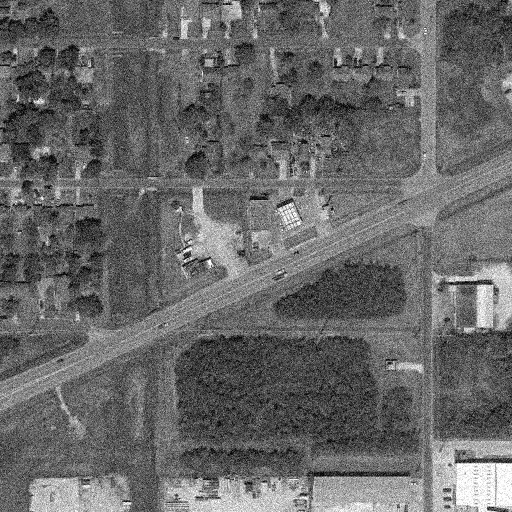
#> input picture data/Task1_ImageA.jpg, 512 x 512 px
$ python fourier_spectrum_analysis.py
#> lines starting #> are read from the running program, lines starting #| are printed output that depends on the picture
import numpy as np
import matplotlib.pyplot as plt
from skimage import img_as_float64, img_as_ubyte, io
from scipy.ndimage import uniform_filter, gaussian_filter1d

def compute_fft(img):
    # Apply 2D Fourier Transform
    F = np.fft.fft2(img)  # 2D FFT
    F_shifted = np.fft.fftshift(F)  # Shift zero frequency to center
    return F_shifted

def magnitude_spectrum(F):
    # Compute magnitude spectrum (log scale for visualization)
    magnitude_spectrum = np.log1p(np.abs(F))
    return magnitude_spectrum

def phase_spectrum(F):
    # Return phase spectrum
    return np.angle(F)

def local_var(img):
    # Local variance map
    local_mean = uniform_filter(img, size=3)
    local_sq_mean = uniform_filter(img ** 2, size=3)
    local_var = local_sq_mean - local_mean ** 2
    return local_var

def CV(img):
    # Coefficient of variation: sigma/mu
    local_mean = uniform_filter(img, size=3)
    local_sq_mean = uniform_filter(img ** 2, size=3)
    local_var = local_sq_mean - local_mean ** 2
    return np.sqrt(local_var) / local_mean

# Load data
img_A = img_as_float64(io.imread('data/Task1_ImageA.jpg', as_gray=True))
#> img_A: shape (512, 512) float64; min 0, max 1, mean 0.409
img_B = img_as_float64(io.imread('data/Task1_ImageB.jpg', as_gray=True))
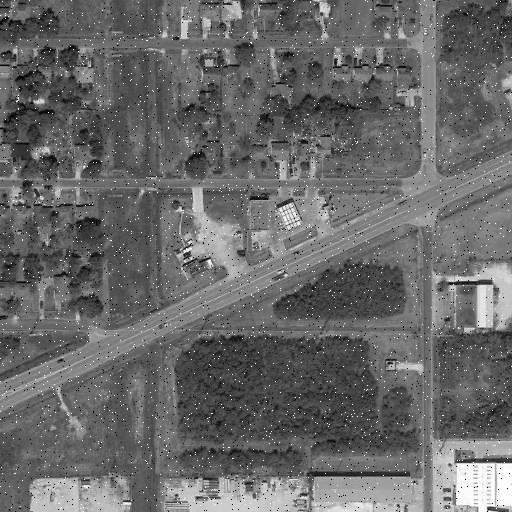
#> input picture data/Task1_ImageB.jpg, 512 x 512 px
#> img_B: shape (512, 512) float64; min 0, max 1, mean 0.411
img_C = img_as_float64(io.imread('data/Task1_ImageC.jpg', as_gray=True))
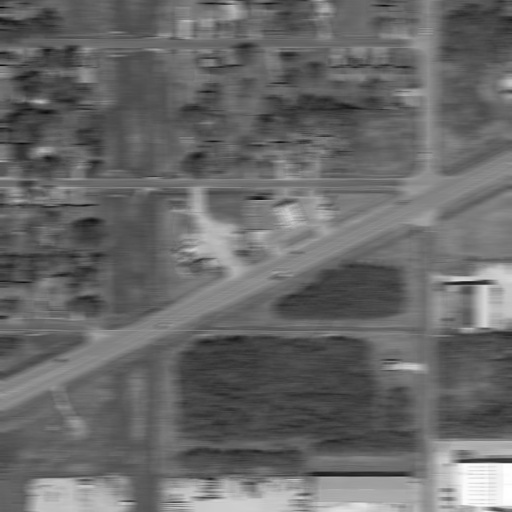
#> input picture data/Task1_ImageC.jpg, 512 x 512 px
#> img_C: shape (512, 512) float64; min 0.0157, max 1, mean 0.409
img_D = img_as_float64(io.imread('data/Task1_ImageD.jpg', as_gray=True))
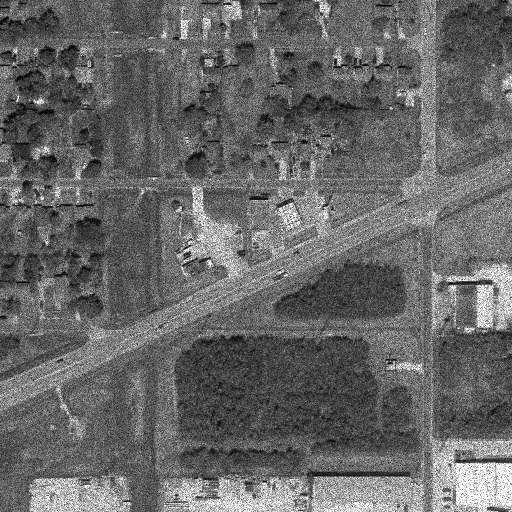
#> input picture data/Task1_ImageD.jpg, 512 x 512 px
#> img_D: shape (512, 512) float64; min 0, max 1, mean 0.406

img_A_mag = magnitude_spectrum(compute_fft(img_A))
img_B_mag = magnitude_spectrum(compute_fft(img_B))
img_C_mag = magnitude_spectrum(compute_fft(img_C))
img_D_mag = magnitude_spectrum(compute_fft(img_D))

img_A_phase = phase_spectrum(compute_fft(img_A))
img_B_phase = phase_spectrum(compute_fft(img_B))
img_C_phase = phase_spectrum(compute_fft(img_C))
img_D_phase = phase_spectrum(compute_fft(img_D))


# Plot degraded images as is
fig, ax = plt.subplots(2, 2, figsize=(10, 8))

ax[0, 0].imshow(img_A, cmap='gray')
ax[0, 0].axis('off')
ax[0, 0].set_title('A')
ax[0, 1].imshow(img_B, cmap='gray')
ax[0, 1].axis('off')
ax[0, 1].set_title('B')
ax[1, 0].imshow(img_C, cmap='gray')
ax[1, 0].axis('off')
ax[1, 0].set_title('C')
ax[1, 1].imshow(img_D, cmap='gray')
ax[1, 1].axis('off')
ax[1, 1].set_title('D')

plt.tight_layout()
#plt.savefig("images_comparison.pdf", bbox_inches='tight')
plt.show()

# Plot magnitude spectrum
fig, ax = plt.subplots(2, 2, figsize=(10, 8))

im0 = ax[0, 0].imshow(img_A_mag, cmap='magma', extent=[-0.5, 0.5, -0.5, 0.5])
ax[0, 0].set_title('A')
cbar0 = fig.colorbar(im0, ax=ax[0, 0])
cbar0.set_label("Log Magnitude")
ax[0, 0].set_xlabel(f"$f_x$ [cycles/pixel]")
ax[0, 0].set_ylabel(f"$f_y$ [cycles/pixel]")

im1 = ax[0, 1].imshow(img_B_mag, cmap='magma', extent=[-0.5, 0.5, -0.5, 0.5])
ax[0, 1].set_title('B')
cbar1 = fig.colorbar(im1, ax=ax[0, 1])
cbar1.set_label("Log Magnitude")
ax[1, 0].set_xlabel(f"$f_x$ [cycles/pixel]")
ax[1, 0].set_ylabel(f"$f_y$ [cycles/pixel]")

im2 = ax[1, 0].imshow(img_C_mag, cmap='magma', extent=[-0.5, 0.5, -0.5, 0.5])
ax[1, 0].set_title('C')
cbar2 = fig.colorbar(im2, ax=ax[1, 0])
cbar2.set_label("Log Magnitude")
ax[1, 0].set_xlabel(f"$f_x$ [cycles/pixel]")
ax[1, 0].set_ylabel(f"$f_y$ [cycles/pixel]")

im3 = ax[1, 1].imshow(img_D_mag, cmap='magma', extent=[-0.5, 0.5, -0.5, 0.5])
ax[1, 1].set_title('D')
cbar3 = fig.colorbar(im3, ax=ax[1, 1])
cbar3.set_label("Log Magnitude")
ax[1, 1].set_xlabel(f"$f_x$ [cycles/pixel]")
ax[1, 1].set_ylabel(f"$f_y$ [cycles/pixel]")

plt.tight_layout()
#plt.savefig("Task_1_images/magnitude_spectrum.pdf", bbox_inches='tight')
plt.show()

# Plot phase spectrum
fig, ax = plt.subplots(2, 2, figsize=(10, 8))

im0 = ax[0, 0].imshow(img_A_phase, cmap='hsv', extent=[-0.5, 0.5, -0.5, 0.5])
ax[0, 0].set_title('A')
cbar0 = fig.colorbar(im0, ax=ax[0, 0])
cbar0.set_label("Phase [radians]")
ax[0, 0].set_xlabel(f"$f_x$ [cycles/pixel]")
ax[0, 0].set_ylabel(f"$f_y$ [cycles/pixel]")

im1 = ax[0, 1].imshow(img_B_phase, cmap='hsv', extent=[-0.5, 0.5, -0.5, 0.5])
ax[0, 1].set_title('B')
cbar1 = fig.colorbar(im1, ax=ax[0, 1])
cbar1.set_label("Phase [radians]")
ax[0, 1].set_xlabel(f"$f_x$ [cycles/pixel]")
ax[0, 1].set_ylabel(f"$f_y$ [cycles/pixel]")

im2 = ax[1, 0].imshow(img_C_phase, cmap='hsv', extent=[-0.5, 0.5, -0.5, 0.5])
ax[1, 0].set_title('C')
cbar2 = fig.colorbar(im2, ax=ax[1, 0])
cbar2.set_label("Phase [radians]")
ax[1, 0].set_xlabel(f"$f_x$ [cycles/pixel]")
ax[1, 0].set_ylabel(f"$f_y$ [cycles/pixel]")

im3 = ax[1, 1].imshow(img_D_phase, cmap='hsv', extent=[-0.5, 0.5, -0.5, 0.5])
ax[1, 1].set_title('D')
cbar3 = fig.colorbar(im3, ax=ax[1, 1])
cbar3.set_label("Phase [radians]")
ax[1, 1].set_xlabel(f"$f_x$ [cycles/pixel]")
ax[1, 1].set_ylabel(f"$f_y$ [cycles/pixel]")

plt.tight_layout()
#plt.savefig("Task_1_images/phase_spectrum.pdf", bbox_inches='tight')
plt.show()

# Plot local variance maps
fig, ax = plt.subplots(2, 2, figsize=(10, 8))

im0 = ax[0, 0].imshow(local_var(img_A), cmap='magma')
ax[0, 0].set_title('A')
ax[0, 0].axis('off')
cbar0 = fig.colorbar(im0, ax=ax[0, 0])
cbar0.set_label("Local Variance")

im1 = ax[0, 1].imshow(local_var(img_B), cmap='magma')
ax[0, 1].set_title('B')
ax[0, 1].axis('off')
cbar1 = fig.colorbar(im1, ax=ax[0, 1])
cbar1.set_label("Local Variance")

im2 = ax[1, 0].imshow(local_var(img_C), cmap='magma')
ax[1, 0].set_title('C')
ax[1, 0].axis('off')
cbar2 = fig.colorbar(im2, ax=ax[1, 0])
cbar2.set_label("Local Variance")

im3 = ax[1, 1].imshow(local_var(img_D), cmap='magma')
#> in local_var (call 4), `local_var = local_sq_mean - local_mean ** 2`:
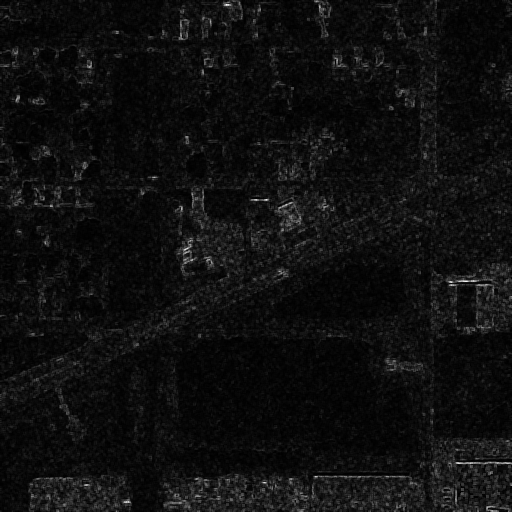
#> local_var: shape (512, 512) float64; min 1.52e-06, max 0.139, mean 0.0085; drawn with min black and max white
ax[1, 1].set_title('D')
ax[1, 1].axis('off')
cbar3 = fig.colorbar(im3, ax=ax[1, 1])
cbar3.set_label("Local Variance")

plt.tight_layout()
#plt.savefig("Task_1_images/local_variance.pdf", bbox_inches='tight')
plt.show()


# Plot CV maps
fig, ax = plt.subplots(2, 2, figsize=(10, 8))

im0 = ax[0, 0].imshow(CV(img_A), cmap='magma')
ax[0, 0].set_title('A')
ax[0, 0].axis('off')
cbar0 = fig.colorbar(im0, ax=ax[0, 0])
cbar0.set_label("Coefficient of Variation")

im1 = ax[0, 1].imshow(CV(img_B), cmap='magma')
ax[0, 1].set_title('B')
ax[0, 1].axis('off')
cbar1 = fig.colorbar(im1, ax=ax[0, 1])
cbar1.set_label("Coefficient of Variation")

im2 = ax[1, 0].imshow(CV(img_C), cmap='magma')
ax[1, 0].set_title('C')
ax[1, 0].axis('off')
cbar2 = fig.colorbar(im2, ax=ax[1, 0])
cbar2.set_label("Coefficient of Variation")

im3 = ax[1, 1].imshow(CV(img_D), cmap='magma')
#> in CV (call 4), `return np.sqrt(local_var) / local_mean`:
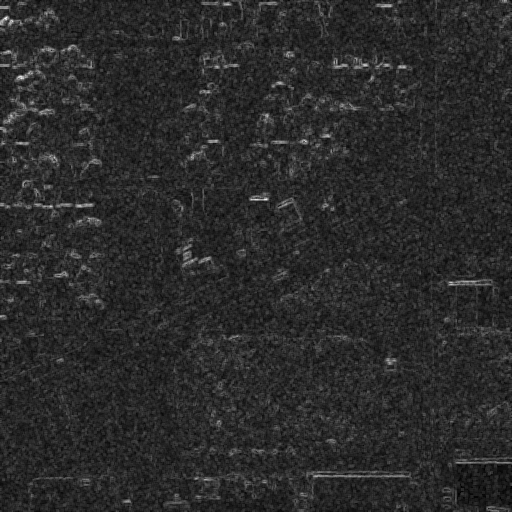
#> returned value: shape (512, 512) float64; min 0.00123, max 1.28, mean 0.217; drawn with min black and max white
ax[1, 1].set_title('D')
ax[1, 1].axis('off')
cbar3 = fig.colorbar(im3, ax=ax[1, 1])
cbar3.set_label("Coefficient of Variation")

plt.tight_layout()
#plt.savefig("Task_1_images/CV.pdf", bbox_inches='tight')
plt.show()

# Plot histograms
fig, ax = plt.subplots(2, 2, figsize=(10, 8))

ax[0,0].hist(img_A.ravel(), bins=256, density=True, range=(0,1))
ax[0, 0].set_title('A')
ax[0, 0].set_ylim(top=4.5)
ax[0, 0].set_ylabel('Probability density')
ax[0, 0].set_xlabel('Intensity')
ax[0,1].hist(img_B.ravel(), bins=256, density=True, range=(0,1))
ax[0, 1].set_title('B')
ax[0, 1].set_ylim(top=4.5)
ax[0, 1].set_ylabel('Probability density')
ax[0, 1].set_xlabel('Intensity')
ax[1,0].hist(img_C.ravel(), bins=256, density=True, range=(0,1))
ax[1, 0].set_title('C')
ax[1, 0].set_ylim(top=4.5)
ax[1, 0].set_ylabel('Probability density')
ax[1, 0].set_xlabel('Intensity')
ax[1,1].hist(img_D.ravel(), bins=256, density=True, range=(0,1))
ax[1, 1].set_title('D')
ax[1, 1].set_ylim(top=4.5)
ax[1, 1].set_ylabel('Probability density')
ax[1, 1].set_xlabel('Intensity')
#plt.savefig("Task_1_images/histograms.png", bbox_inches='tight')
plt.tight_layout()

plt.show()
#> figure, not shown here; panel 2: tallest bar 3.61 high, from x = 0.391 to 0.395; panel 3: tallest bar 4.27 high, from x = 0.391 to 0.395; panel 4: tallest bar 3.02 high, from x = 0.355 to 0.359

# Log transformed version of image D, gaussian filtered and normalized for clearer visualization
img_D_log = (gaussian_filter1d(np.log1p(img_D), sigma=0.4) / np.log1p(1))
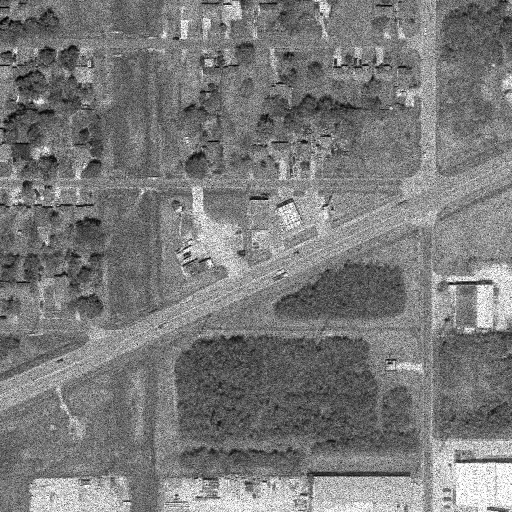
#> img_D_log: shape (512, 512) float64; min 3.55e-07, max 1, mean 0.482

# Histogram for Image A
hist_A, bins_A = np.histogram(img_A.ravel(), bins=256, range=(0,1), density=True)
#> hist_A = 256 values, max 2.88 at index 94, min 0.0488 at index 244, mean 1; bins_A = 257 values from 0 to 1

# Histogram for Image D
hist_D, bins_D = np.histogram(img_D.ravel(), bins=256, range=(0,1), density=True)
#> hist_D = 256 values, max 3.02 at index 91, min 0.0117 at index 2, mean 1; bins_D = 257 values from 0 to 1

# Histogram for Image log D
hist_D_log, bins_D_log = np.histogram(img_D_log.ravel(), bins=256, range=(0,1), density=True)
#> hist_D_log = 256 values, max 2.92 at index 106, min 0.00781 at index 2, mean 1; bins_D_log = 257 values from 0 to 1

# Plot histogram comparison A vs. D
plt.figure(figsize=(8,5))
plt.plot(bins_A[:-1], hist_A, label='Image A', color='blue')
plt.plot(bins_D[:-1], hist_D, label='Image D', color='red')
plt.xlabel('Intensity')
plt.ylabel('Probability density')
plt.legend()
plt.grid(True)
#plt.savefig("Task_1_images/histogram_close_up_A_vs_D.pdf", bbox_inches='tight')
plt.show()
#> figure, not shown here; curve peaks at x = 0.367, y = 2.88; curve peaks at x = 0.355, y = 3.02

# Plot histogram comparison A, D, log D, shifted for aligned peaks
plt.figure(figsize=(8,5))
plt.plot(bins_A[:-1], hist_A, label='Image A', color='blue')
plt.plot(bins_D[:-1]+0.02, hist_D, label='Image D', color='red')
plt.plot(bins_D_log[:-1] - 0.07, hist_D_log, label='Image D log', color='green')
plt.xlabel('Intensity')
plt.ylabel('Probability density')
plt.legend()
plt.grid(True)
#plt.savefig("Task_1_images/histograms_close_up_aligned.pdf", bbox_inches='tight')
plt.show()
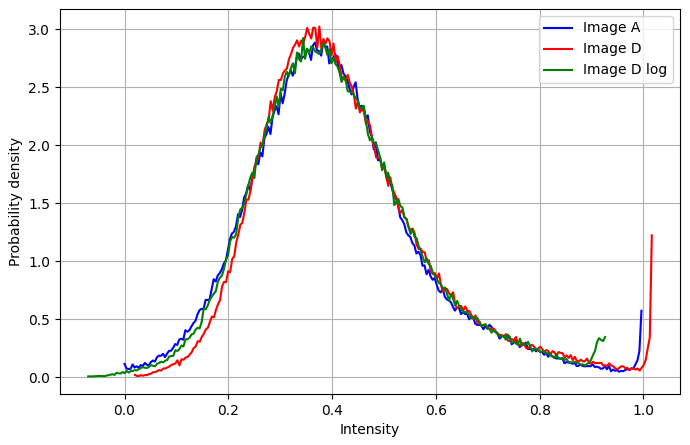
#> figure drawn by matplotlib, 1 panel; curve peaks at x = 0.367, y = 2.88; curve peaks at x = 0.375, y = 3.02; curve peaks at x = 0.344, y = 2.92
